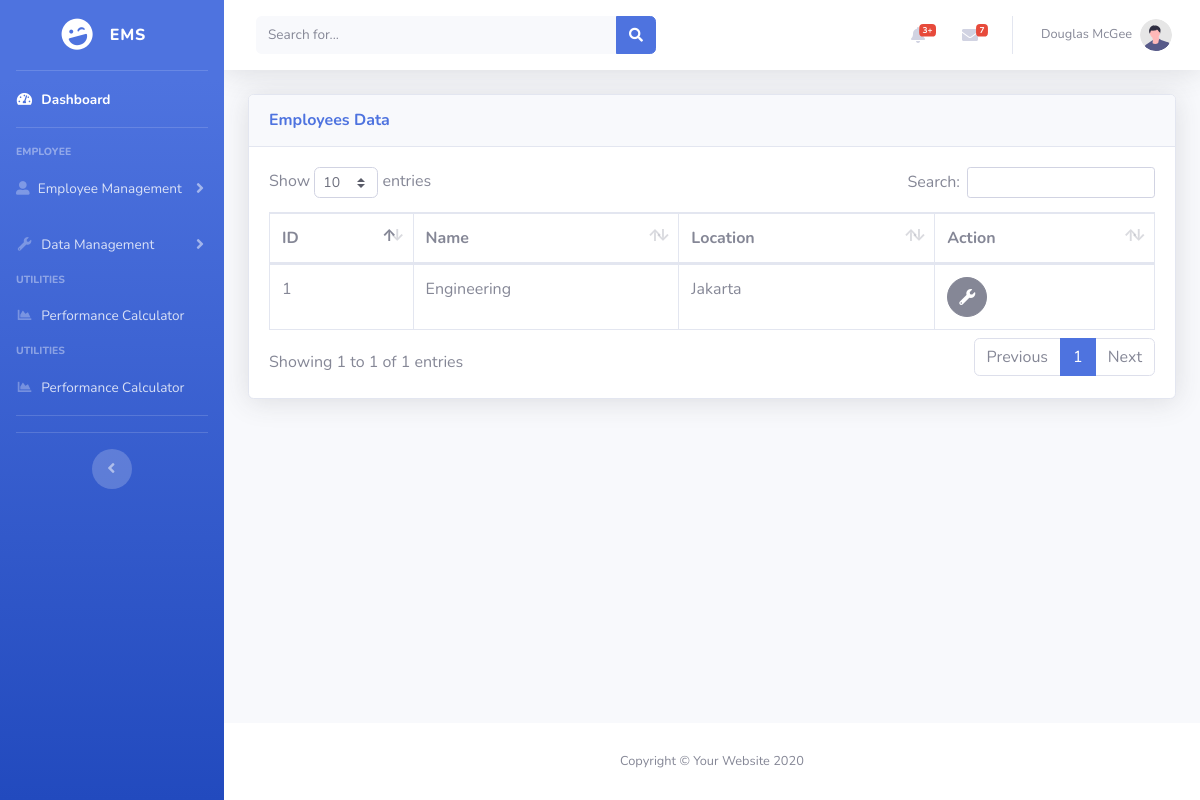
Page /tableDepartments.php on the earlier database version.
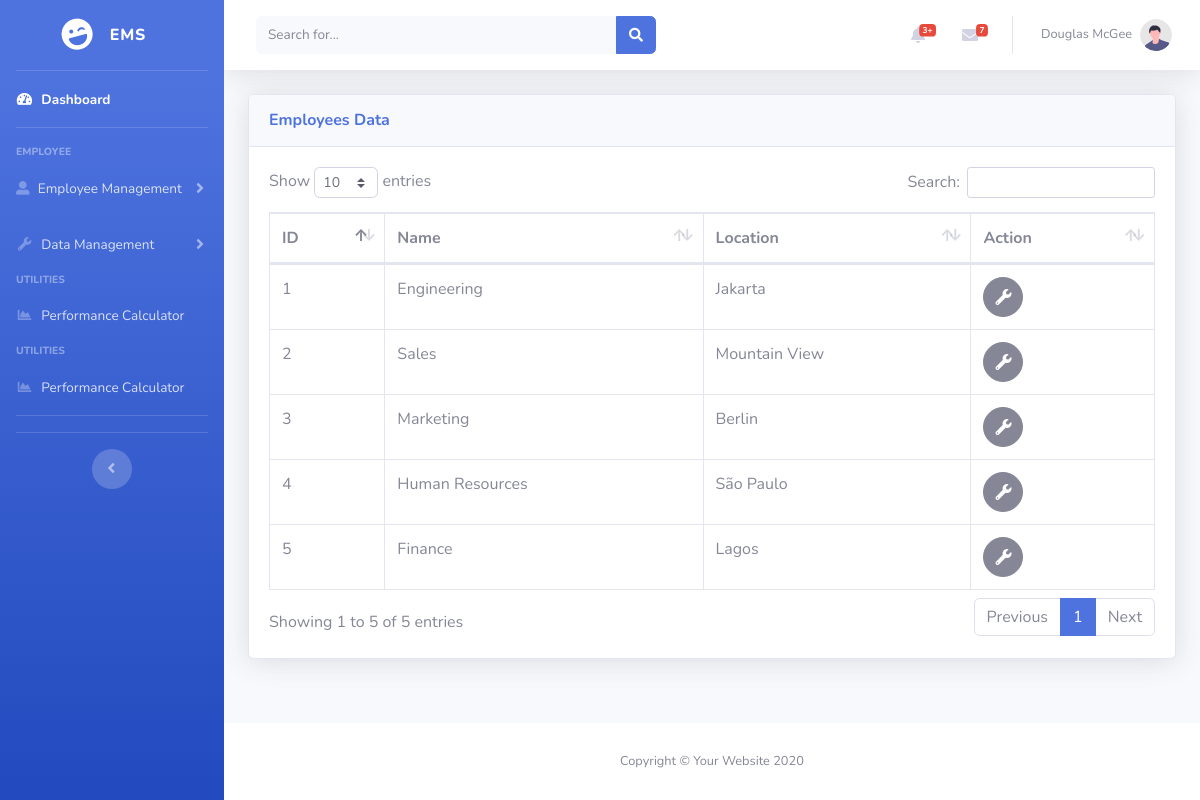
Same page on the later database version.
### tables this page shows
CREATE TABLE tbl_departments (
    id INT AUTO_INCREMENT PRIMARY KEY,
    name VARCHAR(30) NOT NULL,
    location INT,
    FOREIGN KEY (location) REFERENCES tbl_locations(id) ON DELETE SET NULL
);

CREATE TABLE tbl_locations (
    id INT AUTO_INCREMENT PRIMARY KEY,
    street_address VARCHAR(40),
    postal_code VARCHAR(12),
    city VARCHAR(30) NOT NULL,
    state_province VARCHAR(25),
    country CHAR(3),
    FOREIGN KEY (country) REFERENCES tbl_countries(id) ON DELETE SET NULL
);

### conn.php (called while the page is built, shortened)
<?php
function connection()
{
    $dbServer = 'localhost';
    $dbUser = 'root';
    $dbPass = '';
    $dbName = "company_db";
    $conn = mysqli_connect($dbServer, $dbUser, $dbPass);
    mysqli_select_db($conn, $dbName);
    return $conn;
}

### tableDepartments.php (the view, shortened to what the changed rows need)
<?php
include ('conn.php');
?>
<!DOCTYPE html>
<html lang="en">
<head>
    <link href="vendor/fontawesome-free/css/all.min.css" rel="stylesheet" type="text/css">
    <link href="css/sb-admin-2.min.css" rel="stylesheet">
    <link href="vendor/datatables/dataTables.bootstrap4.min.css" rel="stylesheet">
</head>
<body id="page-top">
    <div id="wrapper">
        <div id="content-wrapper" class="d-flex flex-column">
            <div id="content">
                <div class="container-fluid">
                    <div class="card shadow mb-4">
                        <div class="card-body">
                            <div class="table-responsive">
                                <table class="table table-bordered" id="dataTable" width="100%" cellspacing="0">
                                    <thead>
                                        <tr>
                                            <th>ID</th>
                                            <th>Name</th>
                                            <th>Location</th>
                                            <th>Action</th>
                                        </tr>
                                    </thead>
                                    <?php
                                    $query = "SELECT d.id,d.name,l.city from tbl_departments d join tbl_locations l on d.location = l.id";
                                    $result = mysqli_query(connection(), $query);
                                    if ($result) {
                                        while ($row = mysqli_fetch_assoc($result)) {
                                            echo "<tr>";
                                            echo "<td>" . $row['id'] . "</td>";
                                            echo "<td>" . $row['name'] . "</td>";
                                            echo "<td>" . $row['city'] . "</td>";
                                            echo '<td><a href="handlerDepartments.php?id=' . $row['id'] . '" class="btn btn-secondary btn-circle"><i class="fas fa-fw fa-wrench"></i></a></td>';
                                            echo "</tr>";
                                        }
                                    } else {
                                        echo "<tr><td colspan='8'>No data found</td></tr>";
                                    }
                                    ?>
                                </table>
                            </div>
                        </div>
                    </div>
                </div>
            </div>
        </div>
    </div>
</body>
</html>

Differences in the rows shown:
added tbl_departments: id "2", name "Sales", location.city "Mountain View"
added tbl_departments: id "3", name "Marketing", location.city "Berlin"
added tbl_departments: id "4", name "Human Resources", location.city "São Paulo"
added tbl_departments: id "5", name "Finance", location.city "Lagos"
Other differences:
text written by a page script: "Show entries Search: Showing 1 to 1 of 1 entries Previous 1 Next" → "Show entries Search: Showing 1 to 5 of 5 entries Previous 1 Next"
